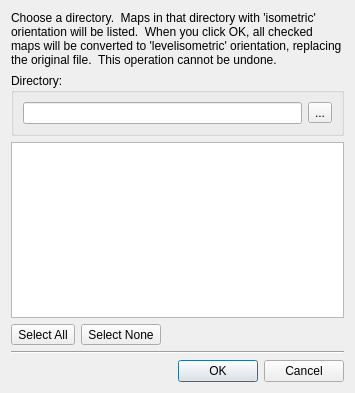
<?xml version="1.0" encoding="UTF-8"?>
<ui version="4.0">
 <class>ConvertOrientationDialog</class>
 <widget class="QDialog" name="ConvertOrientationDialog">
  <property name="geometry">
   <rect>
    <x>0</x>
    <y>0</y>
    <width>355</width>
    <height>393</height>
   </rect>
  </property>
  <property name="windowTitle">
   <string>Convert Orientation</string>
  </property>
  <layout class="QGridLayout" name="gridLayout">
   <item row="1" column="0">
    <widget class="QGroupBox" name="groupBox">
     <property name="title">
      <string>Directory:</string>
     </property>
     <layout class="QHBoxLayout" name="horizontalLayout">
      <item>
       <widget class="QLineEdit" name="directoryEdit">
        <property name="readOnly">
         <bool>true</bool>
        </property>
       </widget>
      </item>
      <item>
       <widget class="QToolButton" name="browseButton">
        <property name="text">
         <string>...</string>
        </property>
       </widget>
      </item>
     </layout>
    </widget>
   </item>
   <item row="2" column="0">
    <widget class="QTreeWidget" name="mapsList">
     <property name="rootIsDecorated">
      <bool>false</bool>
     </property>
     <attribute name="headerVisible">
      <bool>false</bool>
     </attribute>
     <column>
      <property name="text">
       <string notr="true">1</string>
      </property>
     </column>
    </widget>
   </item>
   <item row="5" column="0">
    <widget class="QDialogButtonBox" name="buttonBox">
     <property name="orientation">
      <enum>Qt::Horizontal</enum>
     </property>
     <property name="standardButtons">
      <set>QDialogButtonBox::Cancel|QDialogButtonBox::Ok</set>
     </property>
    </widget>
   </item>
   <item row="0" column="0">
    <widget class="QLabel" name="label">
     <property name="text">
      <string>Choose a directory.  Maps in that directory with 'isometric' orientation will be listed.  When you click OK, all checked maps will be converted to 'levelisometric' orientation, replacing the original file.  This operation cannot be undone.</string>
     </property>
     <property name="wordWrap">
      <bool>true</bool>
     </property>
    </widget>
   </item>
   <item row="3" column="0">
    <widget class="QFrame" name="frame">
     <property name="frameShape">
      <enum>QFrame::NoFrame</enum>
     </property>
     <property name="frameShadow">
      <enum>QFrame::Raised</enum>
     </property>
     <layout class="QHBoxLayout" name="horizontalLayout_2">
      <property name="margin">
       <number>0</number>
      </property>
      <item>
       <widget class="QToolButton" name="selectAll">
        <property name="text">
         <string>Select All</string>
        </property>
       </widget>
      </item>
      <item>
       <widget class="QToolButton" name="selectNone">
        <property name="text">
         <string>Select None</string>
        </property>
       </widget>
      </item>
      <item>
       <spacer name="horizontalSpacer">
        <property name="orientation">
         <enum>Qt::Horizontal</enum>
        </property>
        <property name="sizeHint" stdset="0">
         <size>
          <width>40</width>
          <height>20</height>
         </size>
        </property>
       </spacer>
      </item>
     </layout>
    </widget>
   </item>
   <item row="4" column="0">
    <widget class="Line" name="line">
     <property name="orientation">
      <enum>Qt::Horizontal</enum>
     </property>
    </widget>
   </item>
  </layout>
 </widget>
 <resources/>
 <connections>
  <connection>
   <sender>buttonBox</sender>
   <signal>accepted()</signal>
   <receiver>ConvertOrientationDialog</receiver>
   <slot>accept()</slot>
   <hints>
    <hint type="sourcelabel">
     <x>248</x>
     <y>254</y>
    </hint>
    <hint type="destinationlabel">
     <x>157</x>
     <y>274</y>
    </hint>
   </hints>
  </connection>
  <connection>
   <sender>buttonBox</sender>
   <signal>rejected()</signal>
   <receiver>ConvertOrientationDialog</receiver>
   <slot>reject()</slot>
   <hints>
    <hint type="sourcelabel">
     <x>316</x>
     <y>260</y>
    </hint>
    <hint type="destinationlabel">
     <x>286</x>
     <y>274</y>
    </hint>
   </hints>
  </connection>
 </connections>
</ui>
